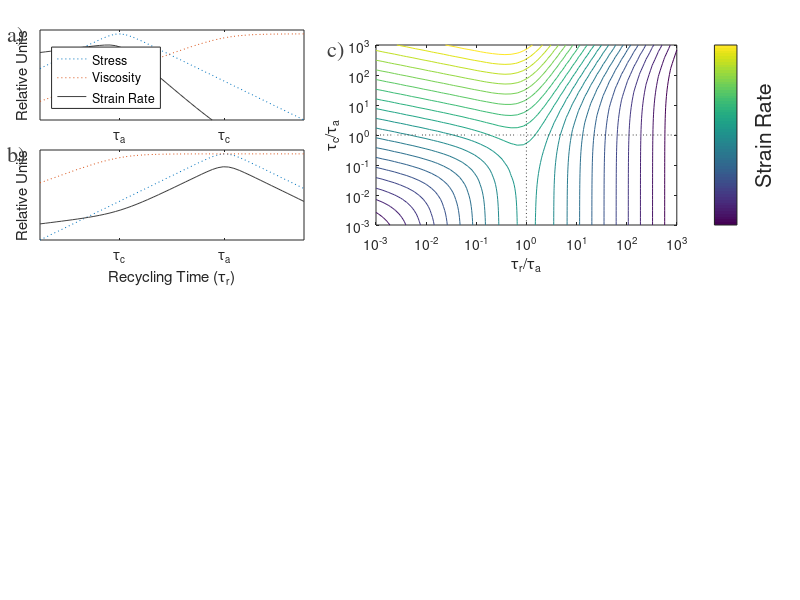

MATLAB code to generate this figure:


topp=0.95;
w=0.33;
h=0.15;
tr = logspace(-2,8,50);



xspot=0.05;

subplot('Position',[xspot topp-h w h])
tc = 100000;
ta = 10;
nr = 1./(1+(tc./tr).^(3/4));
sr = 1./(tr/ta + ta./tr);

loglog(tr,sr,':','DisplayName','Stress')
hold on
loglog(tr,nr/2,':','DisplayName','Viscosity')
ylim([0 1])
xlim([10^-2 10^8])
xlabel('Recycling Time (\tau_r)')
set(gca,'ytick',[],'xtick',[ta tc], 'xticklabel',{'\tau_a' '\tau_c'},'xminortick','off')

semilogx(tr,sr./nr/10000,'Color',[0.25 0.25 0.25],'DisplayName','Strain Rate')

ylabel('Relative Units')
xlabel('Recycling Time (\tau_r)')
set(gca,'ytick',[],'xtick',[ta tc], 'xticklabel',{'\tau_a' '\tau_c'},'xminortick','off')
legend('Location','southwest')




subplot('Position',[xspot topp-h*2-0.05 w h])

tc = 10;
ta = 100000;
nr = 1./(1+(tc./tr).^(3/4));
sr = 1./(tr/ta + ta./tr);

loglog(tr,sr,':','DisplayName','Stress')
hold on
loglog(tr,nr/2,':','DisplayName','Viscosity')
ylim([0 1])
xlim([10^-2 10^8])

semilogx(tr,sr./nr/10,'Color',[0.25 0.25 0.25],'DisplayName','Strain Rate')

ylabel('Relative Units')
xlabel('Recycling Time (\tau_r)')
set(gca,'ytick',[],'xtick',[tc ta], 'xticklabel',{'\tau_c' '\tau_a'},'xminortick','off')






annotation('textbox', [0.01 0.9+0.025 0.05 0.05],'String','a)','LineStyle','none','FontSize',16,'FontName','Times','Color',[0.25 0.25 0.25])
annotation('textbox', [0.01 0.9-h-0.025 0.05 0.05],'String','b)','LineStyle','none','FontSize',16,'FontName','Times','Color',[0.25 0.25 0.25])
annotation('textbox', [0.41 0.9 0.05 0.05],'String','c)','LineStyle','none','FontSize',16,'FontName','Times','Color',[0.25 0.25 0.25])


xspot=xspot+0.42;
subplot('Position',[xspot topp-h*2-0.025 0.8-w h*2])

r = logspace(-3,3,50);
[X,Y] = meshgrid(logspace(-3,3,50),logspace(-3,3,50));
% C = (1+X.^(-3/4))./(X./Y+Y./X);
C = (1+(Y./X).^(3/4))./(X+1./X);

contour(X,Y,log10(C),20)
hold on
plot(r,r./r,':','Color',[0.25 0.25 0.25])
plot(r./r,r,':','Color',[0.25 0.25 0.25])

set(gca,'xscale','log')
set(gca,'yscale','log')
xlabel('\tau_r/\tau_a')
ylabel('\tau_c/\tau_a')
h = colorbar;
ylabel(h, 'Strain Rate')
set(h,'YTick',[])
set(h,'fontsize',14);
ylim([0.001,1000])

cd('../../../figures')
print('-depsc','-r0',['figure_theor.eps']);
